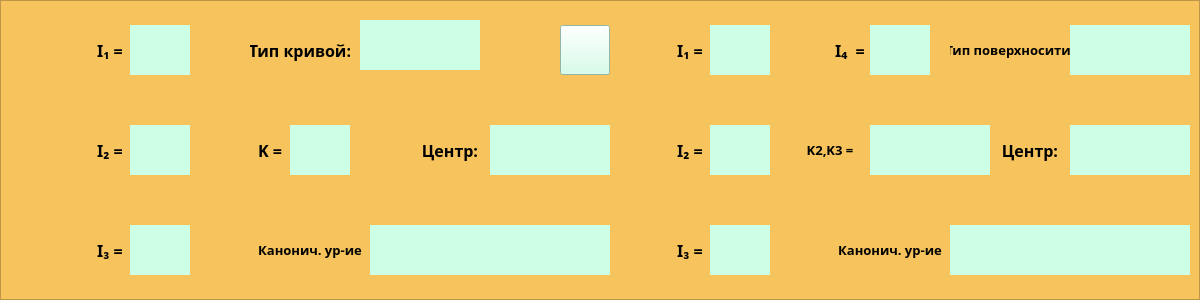
   <widget class="QFrame" name="frame_2">
    <property name="geometry">
     <rect>
      <x>0</x>
      <y>300</y>
      <width>1200</width>
      <height>300</height>
     </rect>
    </property>
    <property name="styleSheet">
     <string notr="true">background-color: #F6C35C;</string>
    </property>
    <property name="frameShape">
     <enum>QFrame::StyledPanel</enum>
    </property>
    <property name="frameShadow">
     <enum>QFrame::Raised</enum>
    </property>
    <widget class="QLineEdit" name="i1_KVP">
     <property name="geometry">
      <rect>
       <x>130</x>
       <y>25</y>
       <width>60</width>
       <height>50</height>
      </rect>
     </property>
     <property name="font">
      <font>
       <family>Rockwell Extra Bold</family>
       <pointsize>14</pointsize>
       <weight>75</weight>
       <bold>true</bold>
      </font>
     </property>
     <property name="styleSheet">
      <string notr="true">background-color: #CCFFE5;

border: 2px solid white/n;
border-radius: 30;
color: white;

</string>
     </property>
     <property name="text">
      <string/>
     </property>
     <property name="alignment">
      <set>Qt::AlignCenter</set>
     </property>
    </widget>
    <widget class="QLabel" name="label_35">
     <property name="geometry">
      <rect>
       <x>90</x>
       <y>25</y>
       <width>40</width>
       <height>50</height>
      </rect>
     </property>
     <property name="font">
      <font>
       <family>Rockwell Extra Bold</family>
       <pointsize>12</pointsize>
       <weight>75</weight>
       <bold>true</bold>
      </font>
     </property>
     <property name="text">
      <string>I₁ =</string>
     </property>
     <property name="alignment">
      <set>Qt::AlignCenter</set>
     </property>
    </widget>
    <widget class="QLabel" name="label_36">
     <property name="geometry">
      <rect>
       <x>90</x>
       <y>125</y>
       <width>40</width>
       <height>50</height>
      </rect>
     </property>
     <property name="font">
      <font>
       <family>Rockwell Extra Bold</family>
       <pointsize>12</pointsize>
       <weight>75</weight>
       <bold>true</bold>
      </font>
     </property>
     <property name="text">
      <string>I₂ =</string>
     </property>
     <property name="alignment">
      <set>Qt::AlignCenter</set>
     </property>
    </widget>
    <widget class="QLineEdit" name="i2_KVP">
     <property name="geometry">
      <rect>
       <x>130</x>
       <y>125</y>
       <width>60</width>
       <height>50</height>
      </rect>
     </property>
     <property name="font">
      <font>
       <family>Rockwell Extra Bold</family>
       <pointsize>14</pointsize>
       <weight>75</weight>
       <bold>true</bold>
      </font>
     </property>
     <property name="styleSheet">
      <string notr="true">background-color: #CCFFE5;

border: 2px solid white/n;
border-radius: 30;
color: white;

</string>
     </property>
     <property name="text">
      <string/>
     </property>
     <property name="alignment">
      <set>Qt::AlignCenter</set>
     </property>
    </widget>
    <widget class="QLabel" name="label_37">
     <property name="geometry">
      <rect>
       <x>90</x>
       <y>225</y>
       <width>40</width>
       <height>50</height>
      </rect>
     </property>
     <property name="font">
      <font>
       <family>Rockwell Extra Bold</family>
       <pointsize>12</pointsize>
       <weight>75</weight>
       <bold>true</bold>
      </font>
     </property>
     <property name="text">
      <string>I₃ =</string>
     </property>
     <property name="alignment">
      <set>Qt::AlignCenter</set>
     </property>
    </widget>
    <widget class="QLineEdit" name="i3_KVP">
     <property name="geometry">
      <rect>
       <x>130</x>
       <y>225</y>
       <width>60</width>
       <height>50</height>
      </rect>
     </property>
     <property name="font">
      <font>
       <family>Rockwell Extra Bold</family>
       <pointsize>14</pointsize>
       <weight>75</weight>
       <bold>true</bold>
      </font>
     </property>
     <property name="styleSheet">
      <string notr="true">background-color: #CCFFE5;

border: 2px solid white/n;
border-radius: 30;
color: white;

</string>
     </property>
     <property name="text">
      <string/>
     </property>
     <property name="alignment">
      <set>Qt::AlignCenter</set>
     </property>
    </widget>
    <widget class="QLabel" name="label_39">
     <property name="geometry">
      <rect>
       <x>250</x>
       <y>125</y>
       <width>40</width>
       <height>50</height>
      </rect>
     </property>
     <property name="font">
      <font>
       <family>Rockwell Extra Bold</family>
       <pointsize>12</pointsize>
       <weight>75</weight>
       <bold>true</bold>
      </font>
     </property>
     <property name="text">
      <string>K =</string>
     </property>
     <property name="alignment">
      <set>Qt::AlignCenter</set>
     </property>
    </widget>
    <widget class="QLineEdit" name="k_KVP">
     <property name="geometry">
      <rect>
       <x>290</x>
       <y>125</y>
       <width>60</width>
       <height>50</height>
      </rect>
     </property>
     <property name="font">
      <font>
       <family>Rockwell Extra Bold</family>
       <pointsize>14</pointsize>
       <weight>75</weight>
       <bold>true</bold>
      </font>
     </property>
     <property name="styleSheet">
      <string notr="true">background-color: #CCFFE5;

border: 2px solid white/n;
border-radius: 30;
color: white;

</string>
     </property>
     <property name="text">
      <string/>
     </property>
     <property name="alignment">
      <set>Qt::AlignCenter</set>
     </property>
    </widget>
    <widget class="QLabel" name="label_40">
     <property name="geometry">
      <rect>
       <x>250</x>
       <y>225</y>
       <width>120</width>
       <height>50</height>
      </rect>
     </property>
     <property name="font">
      <font>
       <family>Rockwell Extra Bold</family>
       <pointsize>10</pointsize>
       <weight>75</weight>
       <bold>true</bold>
      </font>
     </property>
     <property name="text">
      <string>Канонич. ур-ие</string>
     </property>
     <property name="alignment">
      <set>Qt::AlignCenter</set>
     </property>
    </widget>
    <widget class="QLineEdit" name="resh_KVP">
     <property name="geometry">
      <rect>
       <x>370</x>
       <y>225</y>
       <width>240</width>
       <height>50</height>
      </rect>
     </property>
     <property name="font">
      <font>
       <family>Rockwell Extra Bold</family>
       <pointsize>12</pointsize>
       <weight>75</weight>
       <bold>true</bold>
      </font>
     </property>
     <property name="styleSheet">
      <string notr="true">background-color: #CCFFE5;

border: 2px solid white/n;
border-radius: 30;
color: white;

</string>
     </property>
     <property name="text">
      <string/>
     </property>
     <property name="alignment">
      <set>Qt::AlignCenter</set>
     </property>
    </widget>
    <widget class="QLineEdit" name="centr_KVP">
     <property name="geometry">
      <rect>
       <x>490</x>
       <y>125</y>
       <width>120</width>
       <height>50</height>
      </rect>
     </property>
     <property name="font">
      <font>
       <family>Rockwell Extra Bold</family>
       <pointsize>12</pointsize>
       <weight>75</weight>
       <bold>true</bold>
      </font>
     </property>
     <property name="styleSheet">
      <string notr="true">background-color: #CCFFE5;

border: 2px solid white/n;
border-radius: 30;
color: white;

</string>
     </property>
     <property name="text">
      <string/>
     </property>
     <property name="alignment">
      <set>Qt::AlignCenter</set>
     </property>
    </widget>
    <widget class="QLabel" name="label_42">
     <property name="geometry">
      <rect>
       <x>830</x>
       <y>25</y>
       <width>40</width>
       <height>50</height>
      </rect>
     </property>
     <property name="font">
      <font>
       <family>Rockwell Extra Bold</family>
       <pointsize>12</pointsize>
       <weight>75</weight>
       <bold>true</bold>
      </font>
     </property>
     <property name="text">
      <string>I₄  =</string>
     </property>
     <property name="alignment">
      <set>Qt::AlignCenter</set>
     </property>
    </widget>
    <widget class="QLabel" name="label_43">
     <property name="geometry">
      <rect>
       <x>250</x>
       <y>25</y>
       <width>100</width>
       <height>50</height>
      </rect>
     </property>
     <property name="font">
      <font>
       <family>Rockwell Extra Bold</family>
       <pointsize>12</pointsize>
       <weight>75</weight>
       <bold>true</bold>
      </font>
     </property>
     <property name="text">
      <string>Тип кривой:</string>
     </property>
     <property name="alignment">
      <set>Qt::AlignCenter</set>
     </property>
    </widget>
    <widget class="QLabel" name="label_38">
     <property name="geometry">
      <rect>
       <x>670</x>
       <y>25</y>
       <width>40</width>
       <height>50</height>
      </rect>
     </property>
     <property name="font">
      <font>
       <family>Rockwell Extra Bold</family>
       <pointsize>12</pointsize>
       <weight>75</weight>
       <bold>true</bold>
      </font>
     </property>
     <property name="text">
      <string>I₁ =</string>
     </property>
     <property name="alignment">
      <set>Qt::AlignCenter</set>
     </property>
    </widget>
    <widget class="QLabel" name="label_41">
     <property name="geometry">
      <rect>
       <x>670</x>
       <y>125</y>
       <width>40</width>
       <height>50</height>
      </rect>
     </property>
     <property name="font">
      <font>
       <family>Rockwell Extra Bold</family>
       <pointsize>12</pointsize>
       <weight>75</weight>
       <bold>true</bold>
      </font>
     </property>
     <property name="text">
      <string>I₂ =</string>
     </property>
     <property name="alignment">
      <set>Qt::AlignCenter</set>
     </property>
    </widget>
    <widget class="QLabel" name="label_44">
     <property name="geometry">
      <rect>
       <x>670</x>
       <y>225</y>
       <width>40</width>
       <height>50</height>
      </rect>
     </property>
     <property name="font">
      <font>
       <family>Rockwell Extra Bold</family>
       <pointsize>12</pointsize>
       <weight>75</weight>
       <bold>true</bold>
      </font>
     </property>
     <property name="text">
      <string>I₃ =</string>
     </property>
     <property name="alignment">
      <set>Qt::AlignCenter</set>
     </property>
    </widget>
    <widget class="QLineEdit" name="i1_PVP">
     <property name="geometry">
      <rect>
       <x>710</x>
       <y>25</y>
       <width>60</width>
       <height>50</height>
      </rect>
     </property>
     <property name="font">
      <font>
       <family>Rockwell Extra Bold</family>
       <pointsize>14</pointsize>
       <weight>75</weight>
       <bold>true</bold>
      </font>
     </property>
     <property name="styleSheet">
      <string notr="true">background-color: #CCFFE5;

border: 2px solid white/n;
border-radius: 30;
color: white;

</string>
     </property>
     <property name="text">
      <string/>
     </property>
     <property name="alignment">
      <set>Qt::AlignCenter</set>
     </property>
    </widget>
    <widget class="QLineEdit" name="i2_PVP">
     <property name="geometry">
      <rect>
       <x>710</x>
       <y>125</y>
       <width>60</width>
       <height>50</height>
      </rect>
     </property>
     <property name="font">
      <font>
       <family>Rockwell Extra Bold</family>
       <pointsize>14</pointsize>
       <weight>75</weight>
       <bold>true</bold>
      </font>
     </property>
     <property name="styleSheet">
      <string notr="true">background-color: #CCFFE5;

border: 2px solid white/n;
border-radius: 30;
color: white;

</string>
     </property>
     <property name="text">
      <string/>
     </property>
     <property name="alignment">
      <set>Qt::AlignCenter</set>
     </property>
    </widget>
    <widget class="QLineEdit" name="i3_PVP">
     <property name="geometry">
      <rect>
       <x>710</x>
       <y>225</y>
       <width>60</width>
       <height>50</height>
      </rect>
     </property>
     <property name="font">
      <font>
       <family>Rockwell Extra Bold</family>
       <pointsize>14</pointsize>
       <weight>75</weight>
       <bold>true</bold>
      </font>
     </property>
     <property name="styleSheet">
      <string notr="true">background-color: #CCFFE5;

border: 2px solid white/n;
border-radius: 30;
color: white;

</string>
     </property>
     <property name="text">
      <string/>
     </property>
     <property name="alignment">
      <set>Qt::AlignCenter</set>
     </property>
    </widget>
    <widget class="QLineEdit" name="i4_PVP">
     <property name="geometry">
      <rect>
       <x>870</x>
       <y>25</y>
       <width>60</width>
       <height>50</height>
      </rect>
     </property>
     <property name="font">
      <font>
       <family>Rockwell Extra Bold</family>
       <pointsize>14</pointsize>
       <weight>75</weight>
       <bold>true</bold>
      </font>
     </property>
     <property name="styleSheet">
      <string notr="true">background-color: #CCFFE5;

border: 2px solid white/n;
border-radius: 30;
color: white;

</string>
     </property>
     <property name="text">
      <string/>
     </property>
     <property name="alignment">
      <set>Qt::AlignCenter</set>
     </property>
    </widget>
    <widget class="QLabel" name="label_45">
     <property name="geometry">
      <rect>
       <x>790</x>
       <y>125</y>
       <width>80</width>
       <height>50</height>
      </rect>
     </property>
     <property name="font">
      <font>
       <family>Rockwell Extra Bold</family>
       <pointsize>10</pointsize>
       <weight>75</weight>
       <bold>true</bold>
      </font>
     </property>
     <property name="text">
      <string>K2,K3 =</string>
     </property>
     <property name="alignment">
      <set>Qt::AlignCenter</set>
     </property>
    </widget>
    <widget class="QLineEdit" name="k_PVP">
     <property name="geometry">
      <rect>
       <x>870</x>
       <y>125</y>
       <width>120</width>
       <height>50</height>
      </rect>
     </property>
     <property name="font">
      <font>
       <family>Rockwell Extra Bold</family>
       <pointsize>12</pointsize>
       <weight>75</weight>
       <bold>true</bold>
      </font>
     </property>
     <property name="styleSheet">
      <string notr="true">background-color: #CCFFE5;

border: 2px solid white/n;
border-radius: 30;
color: white;

</string>
     </property>
     <property name="text">
      <string/>
     </property>
     <property name="alignment">
      <set>Qt::AlignCenter</set>
     </property>
    </widget>
    <widget class="QLabel" name="label_46">
     <property name="geometry">
      <rect>
       <x>830</x>
       <y>225</y>
       <width>120</width>
       <height>50</height>
      </rect>
     </property>
     <property name="font">
      <font>
       <family>Rockwell Extra Bold</family>
       <pointsize>10</pointsize>
       <weight>75</weight>
       <bold>true</bold>
      </font>
     </property>
     <property name="text">
      <string>Канонич. ур-ие</string>
     </property>
     <property name="alignment">
      <set>Qt::AlignCenter</set>
     </property>
    </widget>
    <widget class="QLineEdit" name="resh_PVP">
     <property name="geometry">
      <rect>
       <x>950</x>
       <y>225</y>
       <width>240</width>
       <height>50</height>
      </rect>
     </property>
     <property name="font">
      <font>
       <family>Rockwell Extra Bold</family>
       <pointsize>12</pointsize>
       <weight>75</weight>
       <bold>true</bold>
      </font>
     </property>
     <property name="styleSheet">
      <string notr="true">background-color: #CCFFE5;

border: 2px solid white/n;
border-radius: 30;
color: white;

</string>
     </property>
     <property name="text">
      <string/>
     </property>
     <property name="alignment">
      <set>Qt::AlignCenter</set>
     </property>
    </widget>
    <widget class="QLabel" name="label_47">
     <property name="geometry">
      <rect>
       <x>990</x>
       <y>125</y>
       <width>80</width>
       <height>50</height>
      </rect>
     </property>
     <property name="font">
      <font>
       <family>Rockwell Extra Bold</family>
       <pointsize>12</pointsize>
       <weight>75</weight>
       <bold>true</bold>
      </font>
     </property>
     <property name="text">
      <string>Центр:</string>
     </property>
     <property name="alignment">
      <set>Qt::AlignCenter</set>
     </property>
    </widget>
    <widget class="QLineEdit" name="centr_PVP">
     <property name="geometry">
      <rect>
       <x>1070</x>
       <y>125</y>
       <width>120</width>
       <height>50</height>
      </rect>
     </property>
     <property name="font">
      <font>
       <family>Rockwell Extra Bold</family>
       <pointsize>12</pointsize>
       <weight>75</weight>
       <bold>true</bold>
      </font>
     </property>
     <property name="styleSheet">
      <string notr="true">background-color: #CCFFE5;

border: 2px solid white/n;
border-radius: 30;
color: white;

</string>
     </property>
     <property name="text">
      <string/>
     </property>
     <property name="alignment">
      <set>Qt::AlignCenter</set>
     </property>
    </widget>
    <widget class="QLabel" name="label_50">
     <property name="geometry">
      <rect>
       <x>410</x>
       <y>125</y>
       <width>80</width>
       <height>50</height>
      </rect>
     </property>
     <property name="font">
      <font>
       <family>Rockwell Extra Bold</family>
       <pointsize>12</pointsize>
       <weight>75</weight>
       <bold>true</bold>
      </font>
     </property>
     <property name="text">
      <string>Центр:</string>
     </property>
     <property name="alignment">
      <set>Qt::AlignCenter</set>
     </property>
    </widget>
    <widget class="QLineEdit" name="type_KVP">
     <property name="geometry">
      <rect>
       <x>360</x>
       <y>20</y>
       <width>120</width>
       <height>50</height>
      </rect>
     </property>
     <property name="font">
      <font>
       <family>Rockwell Extra Bold</family>
       <pointsize>12</pointsize>
       <weight>75</weight>
       <bold>true</bold>
      </font>
     </property>
     <property name="styleSheet">
      <string notr="true">background-color: #CCFFE5;

border: 2px solid white/n;
border-radius: 30;
color: white;

</string>
     </property>
     <property name="text">
      <string/>
     </property>
     <property name="alignment">
      <set>Qt::AlignCenter</set>
     </property>
    </widget>
    <widget class="QLabel" name="label_51">
     <property name="geometry">
      <rect>
       <x>950</x>
       <y>25</y>
       <width>120</width>
       <height>50</height>
      </rect>
     </property>
     <property name="font">
      <font>
       <family>Rockwell Extra Bold</family>
       <pointsize>10</pointsize>
       <weight>75</weight>
       <bold>true</bold>
      </font>
     </property>
     <property name="text">
      <string>Тип поверхносити:</string>
     </property>
     <property name="alignment">
      <set>Qt::AlignCenter</set>
     </property>
    </widget>
    <widget class="QLineEdit" name="type_PVP">
     <property name="geometry">
      <rect>
       <x>1070</x>
       <y>25</y>
       <width>120</width>
       <height>50</height>
      </rect>
     </property>
     <property name="font">
      <font>
       <family>Rockwell Extra Bold</family>
       <pointsize>10</pointsize>
       <weight>75</weight>
       <bold>true</bold>
      </font>
     </property>
     <property name="styleSheet">
      <string notr="true">background-color: #CCFFE5;

border: 2px solid white/n;
border-radius: 30;
color: white;

</string>
     </property>
     <property name="text">
      <string/>
     </property>
     <property name="alignment">
      <set>Qt::AlignCenter</set>
     </property>
    </widget>
    <widget class="QPushButton" name="button_graf">
     <property name="geometry">
      <rect>
       <x>560</x>
       <y>25</y>
       <width>50</width>
       <height>50</height>
      </rect>
     </property>
     <property name="font">
      <font>
       <family>Rockwell Extra Bold</family>
       <weight>75</weight>
       <bold>true</bold>
      </font>
     </property>
     <property name="styleSheet">
      <string notr="true">background-color: #CCFFE5</string>
     </property>
     <property name="text">
      <string/>
     </property>
     <property name="icon">
      <iconset>
       <normalon>ads.png</normalon>
      </iconset>
     </property>
     <property name="iconSize">
      <size>
       <width>50</width>
       <height>50</height>
      </size>
     </property>
    </widget>
   </widget>
